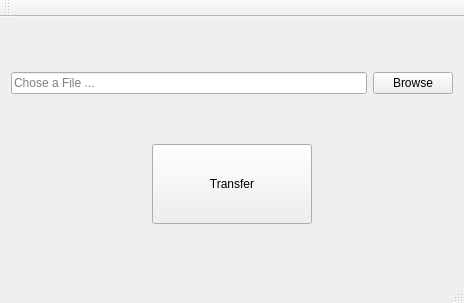
<?xml version="1.0" encoding="UTF-8"?>
<ui version="4.0">
 <class>Test8_3a_12_8Class</class>
 <widget class="QMainWindow" name="Test8_3a_12_8Class">
  <property name="geometry">
   <rect>
    <x>0</x>
    <y>0</y>
    <width>464</width>
    <height>303</height>
   </rect>
  </property>
  <property name="windowTitle">
   <string>Test8_3a_12_8</string>
  </property>
  <widget class="QWidget" name="centralWidget">
   <layout class="QVBoxLayout" name="verticalLayout">
    <item>
     <layout class="QHBoxLayout" name="horizontalLayout_2">
      <item>
       <widget class="QLineEdit" name="lineEdit">
        <property name="placeholderText">
         <string>Chose a File ...</string>
        </property>
       </widget>
      </item>
      <item>
       <widget class="QPushButton" name="btnBrowse">
        <property name="text">
         <string>Browse</string>
        </property>
       </widget>
      </item>
     </layout>
    </item>
    <item>
     <layout class="QHBoxLayout" name="horizontalLayout">
      <item>
       <spacer name="horizontalSpacer">
        <property name="orientation">
         <enum>Qt::Horizontal</enum>
        </property>
        <property name="sizeHint" stdset="0">
         <size>
          <width>40</width>
          <height>20</height>
         </size>
        </property>
       </spacer>
      </item>
      <item>
       <widget class="QPushButton" name="btnTransfer">
        <property name="minimumSize">
         <size>
          <width>160</width>
          <height>80</height>
         </size>
        </property>
        <property name="text">
         <string>Transfer</string>
        </property>
       </widget>
      </item>
      <item>
       <spacer name="horizontalSpacer_2">
        <property name="orientation">
         <enum>Qt::Horizontal</enum>
        </property>
        <property name="sizeHint" stdset="0">
         <size>
          <width>40</width>
          <height>20</height>
         </size>
        </property>
       </spacer>
      </item>
     </layout>
    </item>
   </layout>
  </widget>
  <widget class="QMenuBar" name="menuBar">
   <property name="geometry">
    <rect>
     <x>0</x>
     <y>0</y>
     <width>464</width>
     <height>23</height>
    </rect>
   </property>
  </widget>
  <widget class="QToolBar" name="mainToolBar">
   <attribute name="toolBarArea">
    <enum>TopToolBarArea</enum>
   </attribute>
   <attribute name="toolBarBreak">
    <bool>false</bool>
   </attribute>
  </widget>
  <widget class="QStatusBar" name="statusBar"/>
 </widget>
 <layoutdefault spacing="6" margin="11"/>
 <resources>
  <include location="Test8_3a_12_8.qrc"/>
 </resources>
 <connections/>
</ui>
